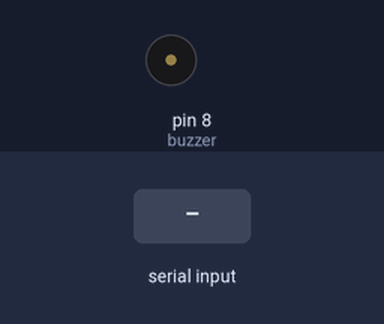
Bench run of a sketch on a simulated Arduino Uno, built with avr-gcc and run on an emulated ATmega328P. Parts: buzzer (waves = sounding, pin HIGH). The test bench sets the inputs (shaded band). What the sketch prints to the serial monitor is not drawn.

Above: at 1.2 s.
1.3 s: "90,45\n" received over Serial
At 1.7 s:
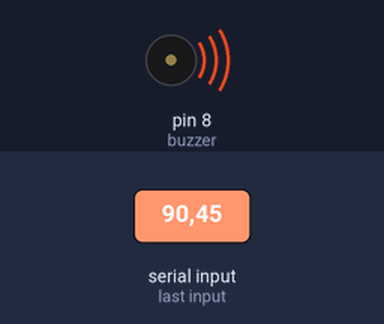
Timing chart, 0 to 10.3 s (numbered marks = the images above; inputs shaded):
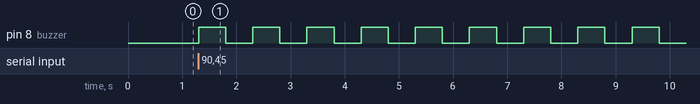

The sketch:

Active_Buzzer_buzzing_N_times_as_user_likes.ino
```cpp
int buzzNumb; //variable to store the no of buzz's
int buzzer=8; //setting buzzer variable as 8
int del=500; //delay time period
int i; //looping variable

void setup() {
Serial.begin(9600); //Setting up the serial moniter
pinMode(buzzer, OUTPUT); //indicating buzzer as output device
}

void loop() {
Serial.println("Enter the no. of buzz's you would like : "); //asking for input
while(Serial.available()==0){

} //waiting for input
buzzNumb=Serial.parseInt(); //taking input

for(i=1; i<=buzzNumb; i++) //creating a loop for buzzer
{
   digitalWrite(buzzer, HIGH);
   delay(del);
   digitalWrite(buzzer, LOW);
   delay(del);
}

}
```

Measured:
- after the input at 1.3 s, pin 8 (buzzer): alternates HIGH for 0.50 s and LOW for 0.50 s, starting at once
